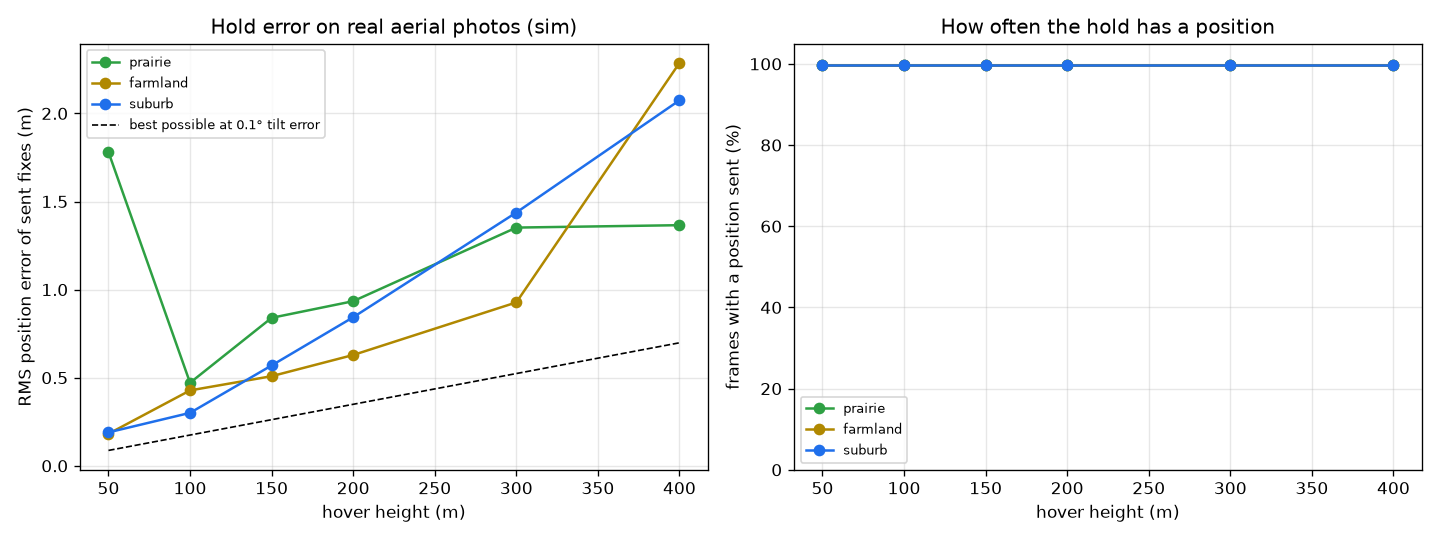

Write the Python code that produced this figure.
#!/usr/bin/env python3
"""Honest simulator: real aerial photos as the ground, at their true size.

Unlike sim_test.py, ground detail now shrinks with height. It also adds motor vibration that the
flight controller's 100 Hz attitude never sees, and analog video noise measured on real video (real/).

Run:  python fetch_ground.py ground   (once: downloads the photos)
      python sim_ground.py [site ...] [--heights 100,200] [--seeds 6] [--video]
          -> prints a table pooled over the seeds, writes sim_ground.png, sim_ground_view.png
             and, with --video, videos/ (seed 1 of each run, plus all heights per site)

shortcut: the photos hold about 0.6 m of detail per pixel, so below ~100 m the ground is blurrier
than real ground (results there are too pessimistic). Orthophotos are flat: no trees or roofs
sticking up. The real camera's contrast is unknown; the photos may have more.
"""
import json
import math
import os
import subprocess
import sys

import cv2
import imageio_ffmpeg
import numpy as np

import sim_test as S
from hold import Hold

GROUND = os.path.join(S.HERE, "ground")
VIDEOS = os.path.join(S.HERE, "videos")
FFMPEG = imageio_ffmpeg.get_ffmpeg_exe()
COLORS = {"ok": (80, 200, 80), "degraded": (0, 200, 255), "init": (255, 200, 0), "lost": (60, 60, 230)}
SITES = json.load(open(os.path.join(GROUND, "sites.json")))
VIB_DEG, VIB_HZ = 0.2, (140.0, 97.0)   # motor vibration on roll and pitch (assumed); FC never sees it
FPS = 25.0                             # PAL (real/numbers_clip-1.json: 24.96 fps)
NOISE = 3.7                            # analog video noise, grey levels (real clip-1: 3.68 when still)
NOISE_CORR_X = 0.58                    # lag-1 correlation of that noise along x (real clip-1: 0.583)
HEIGHTS = (50, 100, 150, 200, 300, 400)
CHI2_99 = 9.21                         # 99 % bound of a 2-D Gaussian


def video_noise(shape):
    """Noise of std NOISE whose neighbours along x correlate by NOISE_CORR_X (kernel [a, 1, a])."""
    c = NOISE_CORR_X
    a = (1 - math.sqrt(1 - 2 * c * c)) / (2 * c) if c > 0 else 0.0     # 2a / (1 + 2a^2) = c
    k = np.array([[a, 1.0, a]], np.float32) / math.sqrt(1 + 2 * a * a)
    return cv2.filter2D(S.rng.normal(0, NOISE, shape).astype(np.float32), -1, k, borderType=cv2.BORDER_REFLECT)


def load(name):
    g = cv2.cvtColor(cv2.imread(os.path.join(GROUND, name + ".jpg")), cv2.COLOR_BGR2GRAY)
    pyr = [g.astype(np.float32)]
    while pyr[-1].shape[0] > 256:
        pyr.append(cv2.pyrDown(pyr[-1]))
    return pyr, SITES[name]["m_per_px"]


def render(t0, pos_fn, att_fn, h_fn, pyr, mpp):
    """One rolling-shutter frame of the photo ground; the pyramid level matches the ground pixel size."""
    tr = t0 + np.arange(S.H) / S.H * S.READOUT
    b = np.einsum("rij,rwj->rwi", S.euler_R(*att_fn(tr).T), S.RAYS_B)
    h = h_fn(tr)
    P = pos_fn(tr)[:, None, :] + (h[:, None] / b[..., 2])[..., None] * b[..., :2]
    gsd = h.mean() / S.K[0, 0]
    lvl = min(len(pyr) - 1, max(0, int(math.floor(math.log2(gsd / mpp)))))
    tex, m = pyr[lvl], 1.0 / (mpp * 2 ** lvl)
    img = cv2.remap(tex, (P[..., 1] * m + tex.shape[1] / 2).astype(np.float32),
                    (-P[..., 0] * m + tex.shape[0] / 2).astype(np.float32), cv2.INTER_LINEAR,
                    borderMode=cv2.BORDER_REFLECT101)
    img = cv2.GaussianBlur(img, (3, 3), 0.8) + video_noise(img.shape)
    return np.clip(img, 0, 255).astype(np.uint8)


def with_vibration(att_fn):
    def f(t):
        a = np.array(att_fn(t), float)
        a[:, 0] += math.radians(VIB_DEG) * np.sin(2 * np.pi * VIB_HZ[0] * t)
        a[:, 1] += math.radians(VIB_DEG) * np.sin(2 * np.pi * VIB_HZ[1] * t + 1)
        return a
    return f


def video_writer(path, w, h):
    return subprocess.Popen([FFMPEG, "-y", "-loglevel", "error", "-f", "rawvideo", "-pix_fmt", "bgr24",
                             "-s", f"{w}x{h}", "-r", str(FPS), "-i", "-", "-c:v", "libx264",
                             "-pix_fmt", "yuv420p", "-crf", "26", path], stdin=subprocess.PIPE)


def annotate(img, hold, e, err, label):
    """2x camera frame with the tracked points, the hold state and the true error."""
    v = cv2.resize(cv2.cvtColor(img, cv2.COLOR_GRAY2BGR), None, fx=2, fy=2, interpolation=cv2.INTER_NEAREST)
    col = COLORS[e.state]
    if hold.kf is not None and e.state != "lost":
        for x, y in hold.prev_px.reshape(-1, 2):
            cv2.circle(v, (int(2 * x), int(2 * y)), 2, col, -1)
    txt = f"{label}  {e.state}  " + (f"error {err:.2f} m" if not np.isnan(err) else "nothing sent")
    cv2.rectangle(v, (0, 0), (v.shape[1], 28), (0, 0, 0), -1)
    cv2.putText(v, txt, (8, 20), cv2.FONT_HERSHEY_SIMPLEX, 0.6, col, 1, cv2.LINE_AA)
    return v


def run_recorded(frames, att, hgt, pos_fn, path=None, label=""):
    """sim_test.run, with a video when path is given. No re-anchor help after a loss.

    Returns per frame (t, state, error vector or None, cov or None).
    """
    hold = Hold(S.K, S.D, S.R_BC_NADIR, S.READOUT)
    hold.reanchor(pos_fn(np.array([frames[0][0]]))[0])
    vid, out = (video_writer(path, 2 * S.W, 2 * S.H) if path else None), []
    for t0, img in frames:
        e = hold.process(img, t0 + S.FRAME_T_ERR, att, hgt)
        d = e.pos - pos_fn(np.array([e.t]))[0] if e.var is not None else None
        cov = getattr(e, "cov", None)
        if e.var is not None and cov is None:
            cov = np.eye(2) * e.var / 2          # version 1: var is the 2-axis total
        out.append((e.t, e.state, d, cov))
        if vid:
            vid.stdin.write(annotate(img, hold, e, np.linalg.norm(d) if d is not None else np.nan, label).tobytes())
    if vid:
        vid.stdin.close()
        vid.wait()
    return out


def montage(paths, out_path, cols=3):
    """All heights of one site side by side, at 480 x 320 per tile."""
    n = len(paths)
    tiles = "".join(f"[{i}:v]scale=480:320[t{i}];" for i in range(n))
    layout = "|".join(f"{480 * (i % cols)}_{320 * (i // cols)}" for i in range(n))
    args = [FFMPEG, "-y", "-loglevel", "error"]
    for p in paths:
        args += ["-i", p]
    args += ["-filter_complex", tiles + "".join(f"[t{i}]" for i in range(n)) + f"xstack=inputs={n}:layout={layout}",
             "-c:v", "libx264", "-pix_fmt", "yuv420p", "-crf", "28", out_path]
    subprocess.run(args, check=True)


def one(name, h0, seed, T=20.0, video=False):
    """One 20 s hover at one height with one noise seed. Returns the per-frame errors and covariances."""
    S.rng = np.random.default_rng(seed)
    pyr, mpp = load(name)
    pos, att_fn, h_fn = S.hover(h0)
    seen = with_vibration(att_fn)                     # what the camera feels
    frames = [(t0, render(t0, pos, seen, h_fn, pyr, mpp)) for t0 in np.arange(0, T, 1 / FPS)]
    att, hgt = S.fc_feeds(att_fn, h_fn, T)            # what the flight controller reports
    path = os.path.join(VIDEOS, f"{name}_{h0}m.mp4") if video else None
    out = run_recorded(frames, att, hgt, pos, path, f"{name} {h0} m")
    sent = [r for r in out if r[2] is not None]
    e = np.array([r[2] for r in sent]).reshape(-1, 2)
    m2 = np.array([d @ np.linalg.solve(c, d) for _, _, d, c in sent])      # squared Mahalanobis distance
    return dict(name=name, h=h0, seed=seed, frames=len(out), lost=sum(r[1] == "lost" for r in out),
                e2=np.sum(e ** 2, axis=1), m2=m2), frames[len(frames) // 2][1]


def pooled(runs):
    """Pooled numbers over seeds: sent share, RMS, p95, worst, share outside the 99 % bound of cov."""
    e2 = np.concatenate([r["e2"] for r in runs])
    m2 = np.concatenate([r["m2"] for r in runs])
    rms_seed = [math.sqrt(np.mean(r["e2"])) if len(r["e2"]) else math.nan for r in runs]
    if not len(e2):
        return dict(used=0.0, lost=1.0, rms=math.nan, p95=math.nan, worst=math.nan, false_fix=math.nan, out50=math.nan,
                    rms_seed=rms_seed)
    return dict(used=len(e2) / sum(r["frames"] for r in runs), lost=sum(r["lost"] for r in runs) / sum(r["frames"] for r in runs),
                rms=math.sqrt(np.mean(e2)), p95=float(np.sqrt(np.percentile(e2, 95))), worst=float(np.sqrt(e2.max())),
                false_fix=float(np.mean(m2 > CHI2_99)), out50=float(np.mean(m2 > 1.386)), rms_seed=rms_seed)


def _job(args):
    import cv2 as _cv2
    _cv2.setNumThreads(1)
    return one(*args)


def main():
    import argparse
    import multiprocessing as mp

    import matplotlib
    matplotlib.use("Agg")
    import matplotlib.pyplot as plt

    ap = argparse.ArgumentParser()
    ap.add_argument("sites", nargs="*")
    ap.add_argument("--heights", default=",".join(map(str, HEIGHTS)))
    ap.add_argument("--seeds", type=int, default=6)
    ap.add_argument("--video", action="store_true", help="write videos of seed 1")
    a = ap.parse_args()
    names, heights = a.sites or list(SITES), [int(h) for h in a.heights.split(",")]
    os.makedirs(VIDEOS, exist_ok=True)
    tag = "_" + "_".join(a.sites) if a.sites else ""
    jobs = [(n, h, seed, 20.0, a.video and seed == 1) for n in names for h in heights for seed in range(1, a.seeds + 1)]
    with mp.get_context("spawn").Pool(max(1, min(len(jobs), (os.cpu_count() or 2) - 2))) as pool:
        res = pool.map(_job, jobs)
    print(f"{a.seeds} seeds x 20 s per row, PAL {FPS:g} fps, video noise {NOISE} grey (x-correlation {NOISE_CORR_X}); "
          "false-fix / out-50 = share of sent fixes outside the 99 % / 50 % bound of cov (ideal 1 % / 50 %)")
    table, views = {}, {}
    for name in names:
        for h0 in heights:
            runs = [r for (r, _), j in zip(res, jobs) if j[0] == name and j[1] == h0]
            views[name, h0] = next(v for (r, v), j in zip(res, jobs) if j[0] == name and j[1] == h0)
            r = table[name, h0] = pooled(runs)
            print(f"{name:15s} {h0:4d} m  fixes sent {r['used']:5.1%}  lost {r['lost']:5.1%}  rms {r['rms']:6.2f} m  "
                  f"p95 {r['p95']:6.2f} m  worst {r['worst']:6.2f} m  false-fix {r['false_fix']:5.1%}  out-50 {r['out50']:5.1%}  "
                  f"rms per seed {' '.join(f'{x:.2f}' for x in r['rms_seed'])}", flush=True)
        if a.video:
            montage([os.path.join(VIDEOS, f"{name}_{h}m.mp4") for h in heights],
                    os.path.join(VIDEOS, f"{name}_all_heights.mp4"))

    fig, (ax_a, ax_b) = plt.subplots(1, 2, figsize=(12, 4.5))
    for name, c in zip(names, ("#2ea043", "#b08800", "#1f6feb", "#8250df", "#d1242f")):
        ax_a.plot(heights, [table[name, h]["rms"] for h in heights], "o-", color=c, label=name)
        ax_b.plot(heights, [100 * table[name, h]["used"] for h in heights], "o-", color=c, label=name)
    floor = np.array(heights) * math.radians(0.1)
    ax_a.plot(heights, floor, "k--", lw=1, label="best possible at 0.1° tilt error")
    ax_a.set(xlabel="hover height (m)", ylabel="RMS position error of sent fixes (m)",
             title=f"Hold error on real aerial photos (sim, {a.seeds} seeds)")
    ax_b.set(xlabel="hover height (m)", ylabel="frames with a position sent (%)", ylim=(0, 105),
             title="How often the hold has a position")
    for ax in (ax_a, ax_b):
        ax.grid(alpha=0.3)
        ax.legend(fontsize=8)
    fig.tight_layout()
    fig.savefig(os.path.join(S.HERE, f"sim_ground{tag}.png"), dpi=120)

    fig, ax = plt.subplots(len(names), len(heights), figsize=(2.6 * len(heights), 2.0 * len(names)), squeeze=False)
    for i, name in enumerate(names):
        for j, h0 in enumerate(heights):
            ax[i, j].imshow(views[name, h0], cmap="gray", vmin=0, vmax=255)
            ax[i, j].set_xticks([])
            ax[i, j].set_yticks([])
            if i == 0:
                ax[i, j].set_title(f"{h0} m")
        ax[i, 0].set_ylabel(name)
    fig.suptitle("What the camera sees on real ground (one frame per run)", fontsize=11)
    fig.tight_layout()
    fig.savefig(os.path.join(S.HERE, f"sim_ground_view{tag}.png"), dpi=110)
    print(f"wrote sim_ground{tag}.png and sim_ground_view{tag}.png")


if __name__ == "__main__":
    main()
